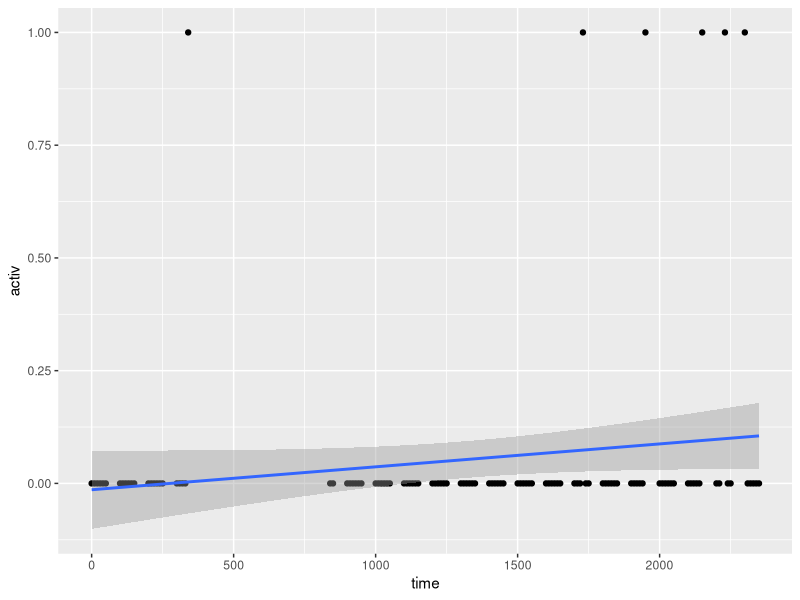

Here is the R script that generated this plot:
rm(list=ls(all=TRUE))
require(ggplot2)

# beaver1
ggplot(beaver1, aes(x=time, y=activ)) +
  geom_point() +
  geom_smooth(method=mgcv::gam)
# geom_smooth(method="mgcv::gam")
